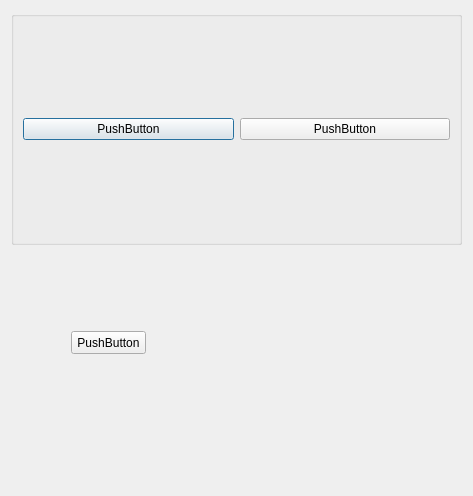
<?xml version="1.0" encoding="UTF-8"?>
<ui version="4.0">
 <class>Dialog</class>
 <widget class="QDialog" name="Dialog">
  <property name="geometry">
   <rect>
    <x>0</x>
    <y>0</y>
    <width>473</width>
    <height>496</height>
   </rect>
  </property>
  <property name="windowTitle">
   <string>Dialog</string>
  </property>
  <layout class="QVBoxLayout" name="verticalLayout">
   <item>
    <widget class="QGroupBox" name="groupBox">
     <property name="title">
      <string/>
     </property>
     <layout class="QHBoxLayout" name="horizontalLayout_2">
      <item>
       <widget class="QPushButton" name="pushButton_4">
        <property name="text">
         <string>PushButton</string>
        </property>
       </widget>
      </item>
      <item>
       <widget class="QPushButton" name="pushButton_3">
        <property name="text">
         <string>PushButton</string>
        </property>
       </widget>
      </item>
     </layout>
    </widget>
   </item>
   <item>
    <widget class="QWidget" name="widget" native="true">
     <widget class="QPushButton" name="pushButton">
      <property name="geometry">
       <rect>
        <x>60</x>
        <y>80</y>
        <width>75</width>
        <height>23</height>
       </rect>
      </property>
      <property name="text">
       <string>PushButton</string>
      </property>
     </widget>
     <widget class="QPushButton" name="pushButton_2">
      <property name="enabled">
       <bool>true</bool>
      </property>
      <property name="geometry">
       <rect>
        <x>250</x>
        <y>320</y>
        <width>141</width>
        <height>23</height>
       </rect>
      </property>
      <property name="sizePolicy">
       <sizepolicy hsizetype="Maximum" vsizetype="Maximum">
        <horstretch>0</horstretch>
        <verstretch>0</verstretch>
       </sizepolicy>
      </property>
      <property name="text">
       <string>PushButton</string>
      </property>
      <property name="autoDefault">
       <bool>true</bool>
      </property>
      <property name="flat">
       <bool>false</bool>
      </property>
     </widget>
    </widget>
   </item>
  </layout>
 </widget>
 <resources/>
 <connections/>
</ui>
